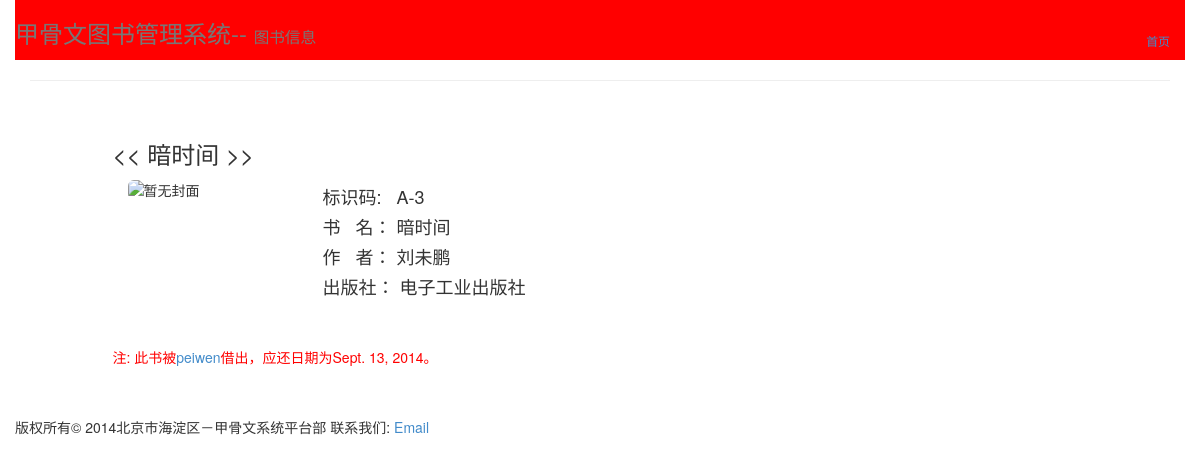
Before: /books/profile/A-3/ with the older database file.
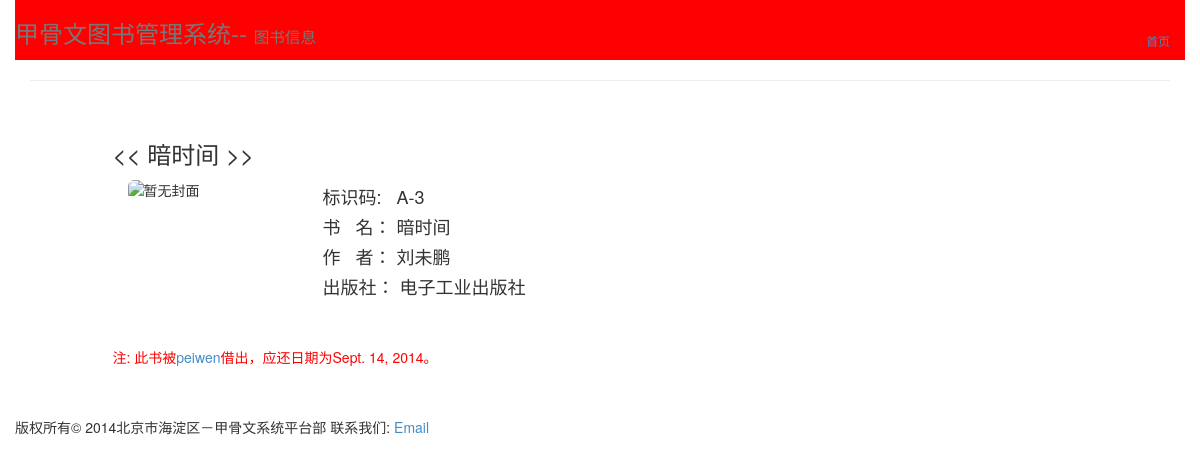
After: the same page with the newer database file.
### books/models.py (models this page shows, shortened)
class Book(models.Model):
    identifier = models.CharField(max_length=10, primary_key=True)
    name = models.CharField(max_length=50)
    author = models.CharField(max_length=50)
    publisher = models.CharField(max_length=50)
    status = models.CharField(max_length=20)
    class Meta:
        db_table = 'books'

class Record(models.Model):
    book = models.OneToOneField(Book)
    user = models.ForeignKey(User)
    sdate = models.DateField()
    edate = models.DateField()
    count = models.IntegerField(default=3)
    class Meta:
        db_table = 'record'

### books/views.py (the view)
# urls.py: url(r'^profile/(?P<bookid>[-A-Z0-9]+)/$', 'bookinfo', name='bookinfo'),
@never_cache
def bookinfo(request, bookid):
    book = Book.objects.get(identifier=bookid)
    return render_to_response('books/bookinfo.html', \
        RequestContext(request, {'book': book, }))

### books/templates/books/bookinfo.html (shortened to what this page needs)
{% extends "base.html" %}
{% block headline %}甲骨文图书管理系统-- <small>图书信息</small>{% endblock %}
{% block header %}
<ul class="nav nav-pills pull-right">
  <li><a href="{% url 'books:index' %}"><small>首页</small></a></li>
</ul>
{% endblock %}
{% block content %}
<div class="row">
  <div class="col-sm-offset-1">
    <h3>&lt;&lt;&nbsp;{{ book.name }}&nbsp;&gt;&gt;</h3>
  </div>
  <div class="col-sm-2 col-sm-offset-1">
    <div style="height: 100%; border: 1px">
      <img src="" alt="暂无封面" class="img-rounded" />
    </div>
  </div>
  <div class="col-sm-5">
    <h4>标识码: &nbsp; {{ book.identifier }}</h4>
    <h4>书&nbsp;&nbsp;&nbsp;名： {{ book.name }}</h4>
    <h4>作&nbsp;&nbsp;&nbsp;者： {{ book.author }}</h4>
    <h4>出版社： {{ book.publisher }}</h4>
  </div>
</div>
<div class="row">
  <br />
  <div class="col-sm-offset-1">
    {% if book.status == "在架可借" %}
    <form class="form-inline" action="/books/borrow/{{ book.identifier }}/" method="post">{% csrf_token %}
      <input type="submit" class="btn btn-primary" value="我要借此书" />
    </form>
    {% else %}
    <br />
    <p style="color: red">
      <span>注: </span>
      <span>此书被<a href="mailto:{{ book.record.user.email }}">{{ book.record.user.username }}</a>借出，应还日期为{{ book.record.edate }}。</span>
    </p>
    {% endif %}
  </div>
</div>
{% endblock %}

Changed rows visible on the page:
changed through a linked row, Book "暗时间": record.edate "Sept. 13, 2014" → "Sept. 14, 2014"
